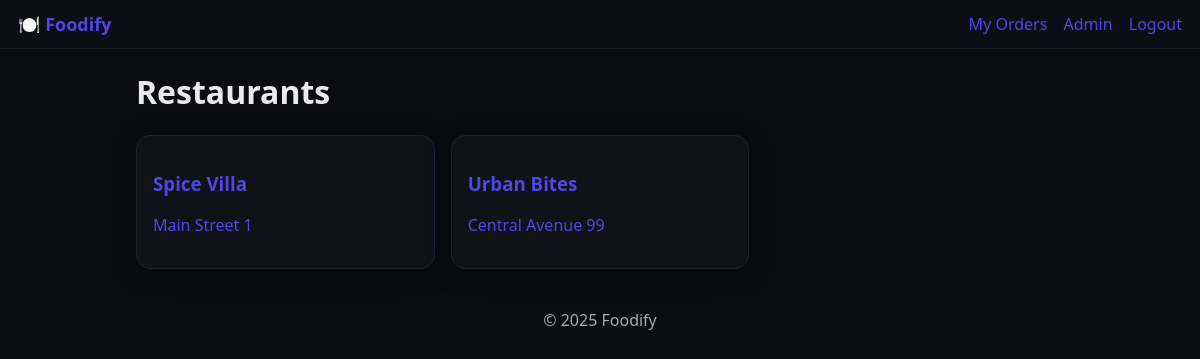
/restaurants (signed in), run on the app's committed database.
### models.py (models this page shows)
class Restaurant(db.Model):
    __tablename__ = "restaurants"
    id = db.Column(db.Integer, primary_key=True)
    name = db.Column(db.String(200), nullable=False)
    address = db.Column(db.String(255), nullable=False)
    is_active = db.Column(db.Boolean, default=True)
    menu_items = db.relationship("MenuItem", backref="restaurant", lazy=True)

### app.py (the view)
    @app.route('/restaurants')
    @login_required
    def restaurants():
        data = Restaurant.query.filter_by(is_active=True).all()
        return render_template('restaurants.html', restaurants=data)

### templates/restaurants.html (shortened to what this page needs)
{% extends "base.html" %}
{% block content %}
<h1>Restaurants</h1>
<div class="grid">
    {% for r in restaurants %}
    <a class="card" href="{{ url_for('menu', restaurant_id=r.id) }}">
        <h3>{{ r.name }}</h3>
        <p>{{ r.address }}</p>
    </a>
    {% else %}
    <p>No restaurants available.</p>
    {% endfor %}
</div>
{% endblock %}

### static/css/style.css (style rules this page uses)
:root { --bg:#0b0c10; --fg:#eaeaea; --muted:#a8a8a8; --card:#111217; --accent:#4f46e5; --accent-2:#22c55e; }
* { box-sizing: border-box; }
body { margin:0; font-family: system-ui, -apple-system, Segoe UI, Roboto, Arial, sans-serif; background: var(--bg); color: var(--fg); }
a { color: var(--accent); text-decoration: none; }
.grid { display:grid; grid-template-columns: repeat(auto-fill, minmax(240px, 1fr)); gap:16px; }
.card { background: var(--card); padding: 16px; border:1px solid #1d2030; border-radius: 14px; box-shadow: 0 4px 24px rgba(0,0,0,.25); }

### data on the page
Restaurant: name "Spice Villa", address "Main Street 1"
Restaurant: name "Urban Bites", address "Central Avenue 99"

### other printed values
{{ 2025 }} "2025"
